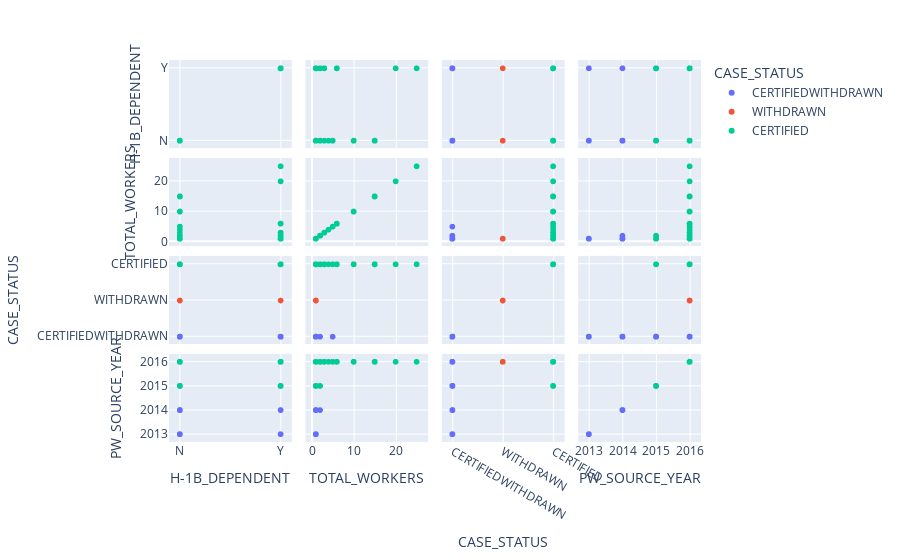

Notebook cell for this chart:
### Code cell
#specify columns to be represenred with the dimension argument
fig=px.scatter_matrix(data1,dimensions=["H-1B_DEPENDENT","TOTAL_WORKERS",'CASE_STATUS','PW_SOURCE_YEAR'],color="CASE_STATUS")
fig.show()

### Figure 1 — Plotly figure (JSON) as saved in the notebook; plotly's stock layout.template omitted (floating-point values rounded to 4 significant figures; data arrays with more than 128 entries replaced by an {"elided": "..."} marker saying what was removed)
{"data": [{"dimensions": [{"axis": {"matches": true}, "label": "H-1B_DEPENDENT", "values": {"elided": "183 str values"}}, {"axis": {"matches": true}, "label": "TOTAL_WORKERS", "values": {"elided": "183 int values"}}, {"axis": {"matches": true}, "label": "CASE_STATUS", "values": {"elided": "183 str values"}}, {"axis": {"matches": true}, "label": "PW_SOURCE_YEAR", "values": {"elided": "183 int values"}}], "hovertemplate": "CASE_STATUS=CERTIFIEDWITHDRAWN<br>%{xaxis.title.text}=%{x}<br>%{yaxis.title.text}=%{y}<extra></extra>", "legendgroup": "CERTIFIEDWITHDRAWN", "marker": {"color": "#636efa", "symbol": "circle"}, "name": "CERTIFIEDWITHDRAWN", "showlegend": true, "type": "splom"}, {"dimensions": [{"axis": {"matches": true}, "label": "H-1B_DEPENDENT", "values": ["Y", "N", null, "N"]}, {"axis": {"matches": true}, "label": "TOTAL_WORKERS", "values": [1, 1, 1, 1]}, {"axis": {"matches": true}, "label": "CASE_STATUS", "values": ["WITHDRAWN", "WITHDRAWN", "WITHDRAWN", "WITHDRAWN"]}, {"axis": {"matches": true}, "label": "PW_SOURCE_YEAR", "values": [2016, 2016, 2016, 2016]}], "hovertemplate": "CASE_STATUS=WITHDRAWN<br>%{xaxis.title.text}=%{x}<br>%{yaxis.title.text}=%{y}<extra></extra>", "legendgroup": "WITHDRAWN", "marker": {"color": "#EF553B", "symbol": "circle"}, "name": "WITHDRAWN", "showlegend": true, "type": "splom"}, {"dimensions": [{"axis": {"matches": true}, "label": "H-1B_DEPENDENT", "values": {"elided": "812 str values"}}, {"axis": {"matches": true}, "label": "TOTAL_WORKERS", "values": {"elided": "812 int values"}}, {"axis": {"matches": true}, "label": "CASE_STATUS", "values": {"elided": "812 str values"}}, {"axis": {"matches": true}, "label": "PW_SOURCE_YEAR", "values": {"elided": "812 int values"}}], "hovertemplate": "CASE_STATUS=CERTIFIED<br>%{xaxis.title.text}=%{x}<br>%{yaxis.title.text}=%{y}<extra></extra>", "legendgroup": "CERTIFIED", "marker": {"color": "#00cc96", "symbol": "circle"}, "name": "CERTIFIED", "showlegend": true, "type": "splom"}], "layout": {"dragmode": "select", "legend": {"title": {"text": "CASE_STATUS"}, "tracegroupgap": 0}, "margin": {"t": 60}}}
